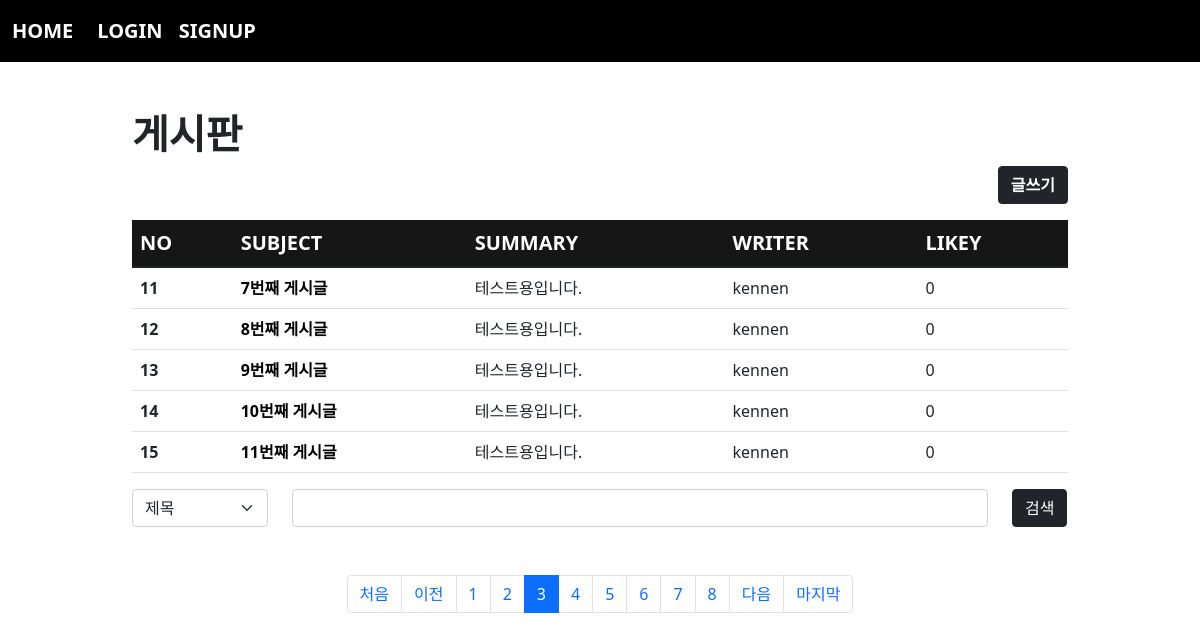
The page /board/index/?page=3&cate=&kw= on the database its author committed.
### board/models.py (models this page shows, shortened)
class Board(models.Model):
    subject = models.CharField(max_length=200)
    writer = models.ForeignKey(User, on_delete=models.CASCADE, related_name="writer")
    content = models.TextField()
    likey = models.ManyToManyField(User, blank=True, related_name="likey")
    pubdate = models.DateTimeField()
    def summary(self):
        if len(self.content) > 150:
            return f"{self.content[:150]}    ..."
        return self.content

### acc/models.py (models this page shows, shortened)
class User(AbstractUser):
    comment = models.TextField()
    age = models.IntegerField(default=0)
    point = models.IntegerField(default=0)
    pic = models.ImageField(upload_to="acc/%y/%m")

### board/views.py (the view)
# urls.py: path('index/', views.index, name="index"),
def index(request):
    kw = request.GET.get("kw", "")
    cate = request.GET.get("cate", "")
    pg = request.GET.get("page", 1)
    if kw:
        if cate == "sub":
            b = Board.objects.filter(subject__startswith=kw)
        elif cate == "wri":
            from acc.models import User
            try:
                u = User.objects.get(username=kw)
                b = Board.objects.filter(writer=u)
            except:
                b = Board.objects.none()
        elif cate=="con":
            b = Board.objects.filter(content__contains=kw)
    else:
        b = Board.objects.all()
    pag = Paginator(b,5)
    obj = pag.get_page(pg)
    context = {
        "blist" : obj,
        "cate":cate,
        "kw":kw
    }
    return render(request, "board/index.html", context)

### template/board/index.html (shortened to what this page needs)
{% extends 'base.html' %}
{% block con %}
    <div class="container mt-5 mb-5" style="width: 80%;">
        <h1><b>게시판</b></h1>
        <div class="text-end">
            <a href="{% url 'board:create' %}" class="btn btn-dark" style="font-weight: bold;">글쓰기</a>
        </div>
        <table class="table table-hover mt-3">
            <thead style="background-color: rgba(0, 0, 0, 0.913); color:white; font-weight: bold; font-size: 20px;">
                <tr>
                    <th scope="col">NO</th>
                    <th scope="col">SUBJECT</th>
                    <th scope="col">SUMMARY</th>
                    <th scope="col">WRITER</th>
                    <th scope="col">LIKEY</th>
                </tr>
            </thead>
            <tbody>
                {% if blist %}
                    {% for i in blist %}
                        <tr>
                            <th scope="row">{{ blist.start_index|add:forloop.counter0 }}</th>
                            <td><a class="det" href="{% url 'board:detail' i.id %}">{{ i.subject }}</a>
                            </td>
                            <td>{{ i.summary }}</td>
                            <td>{{ i.writer }}</td>
                            <td>{{ i.likey.count }}</td>
                        </tr>
                    {% endfor %}
                {% endif %}
            </tbody>
        </table>
        <form>
            <div class="row">
                <div class="col-lg-2">
                    <select class="form-select" aria-label="Default select example" name="cate">
                        <option value="sub" {% if cate == 'sub' %} selected {% endif %}>제목</option>
                    </select>
                </div>
                <div class="col-lg-9">
                    <input type="text" class="form-control" name="kw" value="{{kw}}">
                </div>
                <div class="col-lg-1">
                    <button class="btn btn-dark">검색</button>
                </div>
            </div>
        </form>
        <nav aria-label="Page navigation example" class="mt-5">
            <ul class="pagination justify-content-center">
                {% if blist.has_previous %}
                    <li class="page-item">
                        <a class="page-link" href="{% url 'board:index' %}?page=1&cate={{cate}}&kw={{kw}}">처음</a>
                    </li>
                    <li class="page-item">
                        <a class="page-link" href="{% url 'board:index' %}?page={{blist.previous_page_number}}&cate={{cate}}&kw={{kw}}">이전</a>
                    </li>
                {% endif %}
                {% for i in blist.paginator.page_range %}
                    {% if blist.number|add:5 >= i and blist.number|add:-5 <= i %}
                        <li class="page-item {% if blist.number == i %}active{% endif %}"><a class="page-link" href="{% url 'board:index' %}?page={{i}}&cate={{cate}}&kw={{kw}}">{{i}}</a></li>
                    {% endif %}
                {% endfor %}
                {% if blist.has_next %}
                    <li class="page-item">
                        <a class="page-link" href="{% url 'board:index' %}?page={{blist.next_page_number}}&cate={{cate}}&kw={{kw}}">다음</a>
                    </li>
                    <li class="page-item">
                        <a class="page-link" href="{% url 'board:index' %}?page={{blist.paginator.num_pages}}&cate={{cate}}&kw={{kw}}">마지막</a>
                    </li>
                {% endif %}
            </ul>
        </nav>
    </div>
{% endblock %}

### template/board/index.html (style rules this page uses)
a.det { text-decoration: none; color:black; font-weight: bold; }

### rows shown on the page
Board: start_index|add "11", subject "7번째 게시글", summary "테스트용입니다.", writer "kennen", likey.count "0"
Board: start_index|add "12", subject "8번째 게시글", summary "테스트용입니다.", writer "kennen", likey.count "0"
Board: start_index|add "13", subject "9번째 게시글", summary "테스트용입니다.", writer "kennen", likey.count "0"
Board: start_index|add "14", subject "10번째 게시글", summary "테스트용입니다.", writer "kennen", likey.count "0"
Board: start_index|add "15", subject "11번째 게시글", summary "테스트용입니다.", writer "kennen", likey.count "0"

### other values the page prints
{{ i }} "1" "2" "3" "4" "5" "6" "7" "8"
